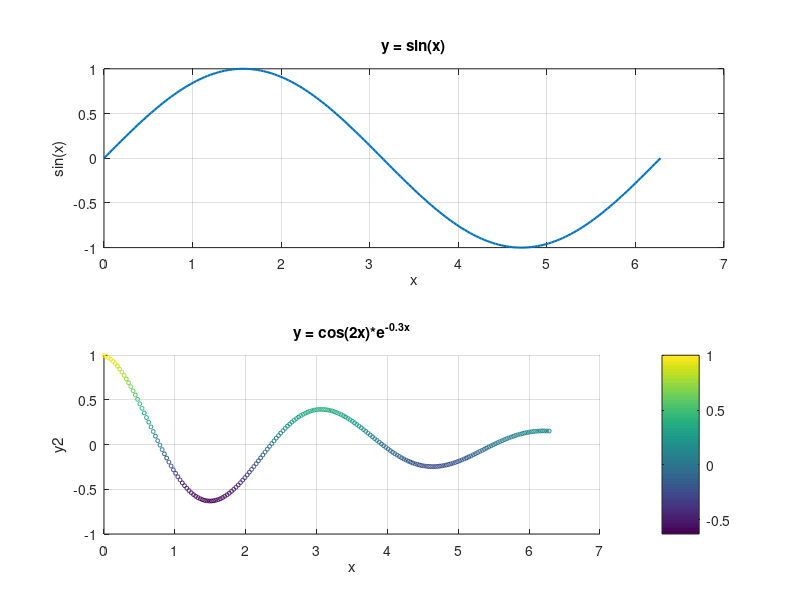

MATLAB code for this plot:
% plotting_visualization.m
% Demonstrates line plot, scatter, subplot, labels and saving figure.

clc; clear; close all;
x = linspace(0,2*pi,200);
y1 = sin(x);
y2 = cos(2*x).*exp(-0.3*x);

figure('Name','Plotting Examples','NumberTitle','off');

subplot(2,1,1)
plot(x,y1,'LineWidth',1.5)
title('y = sin(x)')
xlabel('x'), ylabel('sin(x)')
grid on

subplot(2,1,2)
scatter(x, y2, 8, y2)    % color by value
title('y = cos(2x)*e^{-0.3x}')
xlabel('x'), ylabel('y2')
colorbar
grid on

% Save as PNG
saveas(gcf, 'plot_examples.png');
fprintf('Saved figure to plot_examples.png\n');
